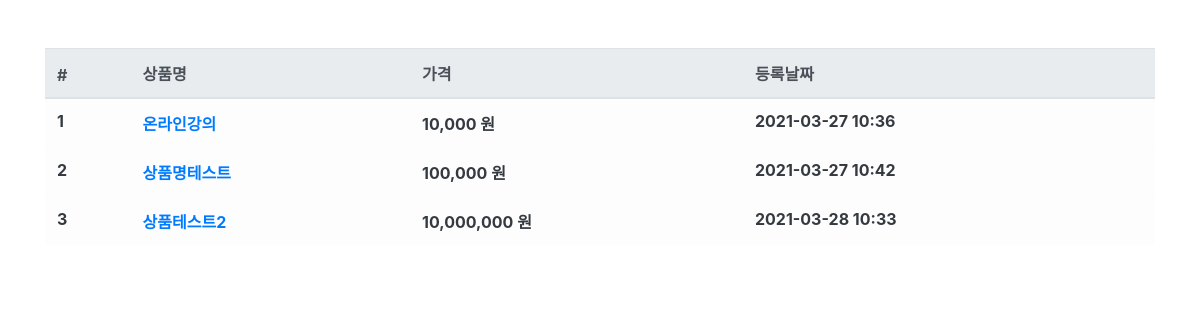
/product/, run on an earlier commit of the app's database.
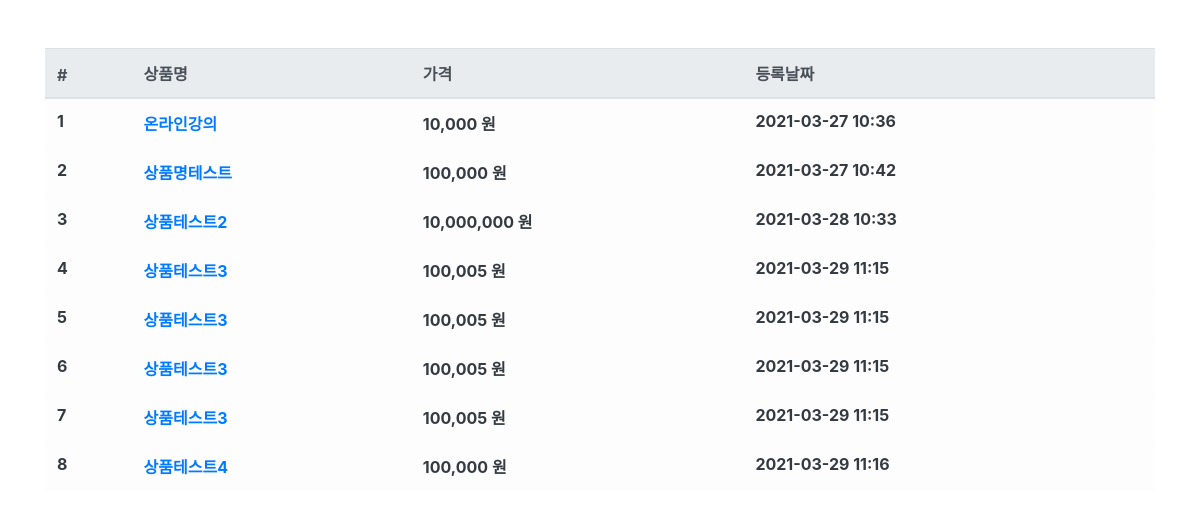
And on a later commit of the database.
### product/models.py (models this page shows, shortened)
class Product(models.Model):
    name = models.CharField(max_length=256, verbose_name='상품명')
    price = models.IntegerField(verbose_name='상품가격')
    description = models.TextField(verbose_name='상품설명')
    stock = models.IntegerField(verbose_name='재고')
    register_date = models.DateTimeField(
        auto_now_add=True, verbose_name='등록날짜')
    class Meta:
        db_table = 'fastcampus_product'
        verbose_name = '상품'
        verbose_name_plural = '상품'

### product/views.py (the view)
# urls.py: path('product/', ProductList.as_view()),
class ProductList(ListView):
    model = Product
    template_name = 'product.html'
    context_object_name = 'product_list'

### product/templates/product.html
{% extends "base.html" %}
{% load humanize %}
{% block contents %}
<div class="row mt-5">
    <div class="col-12">
        <table class="table table-light">
            <thead class="thead-light">
                <tr>
                    <th scope="col">#</th>
                    <th scope="col">상품명</th>
                    <th scope="col">가격</th>
                    <th scope="col">등록날짜</th>
                </tr>
            </thead>
            <tbody class="text-dark">
                {% for product in product_list %}
                <tr>
                    <th scope="row">{{ product.id }}</th>
                    <th><a href="/product/{{ product.id }}">{{ product.name }}</a></th>
                    <th>{{ product.price | intcomma}} 원</th>
                    <th>{{ product.register_date |date:'Y-m-d H:i' }}</th>
                </tr>
                {% endfor %}
            </tbody>
        </table>
    </div>
</div>
{% endblock %}

### fcuser/templates/base.html (shortened to what this page needs)
<html>
    <head>
        <link rel="stylesheet" href="https://stackpath.bootstrapcdn.com/bootstrap/4.3.1/css/bootstrap.min.css"
>
    </head>
    <body>
        <div class="container">
            {% block contents %}
            {% endblock %}
        </div>
    </body>
</html>

What changed in the data, as far as the page shows it:
added Product: id "4", name "상품테스트3", price "100,005", register_date "2021-03-29 11:15"
added Product: id "5", name "상품테스트3", price "100,005", register_date "2021-03-29 11:15"
added Product: id "6", name "상품테스트3", price "100,005", register_date "2021-03-29 11:15"
added Product: id "7", name "상품테스트3", price "100,005", register_date "2021-03-29 11:15"
added Product: id "8", name "상품테스트4", price "100,000", register_date "2021-03-29 11:16"
